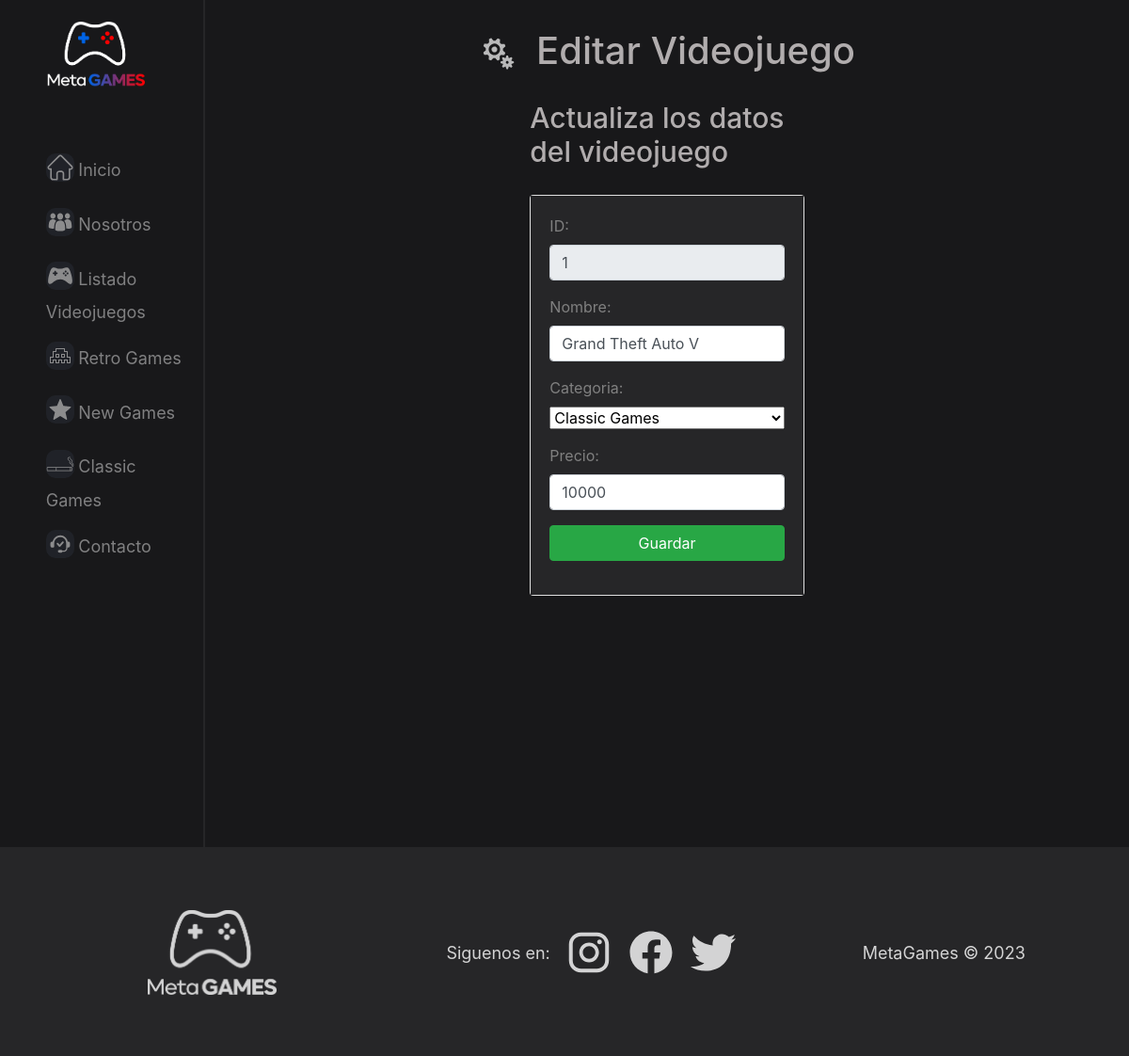
Page /editar/1 on the earlier database version.
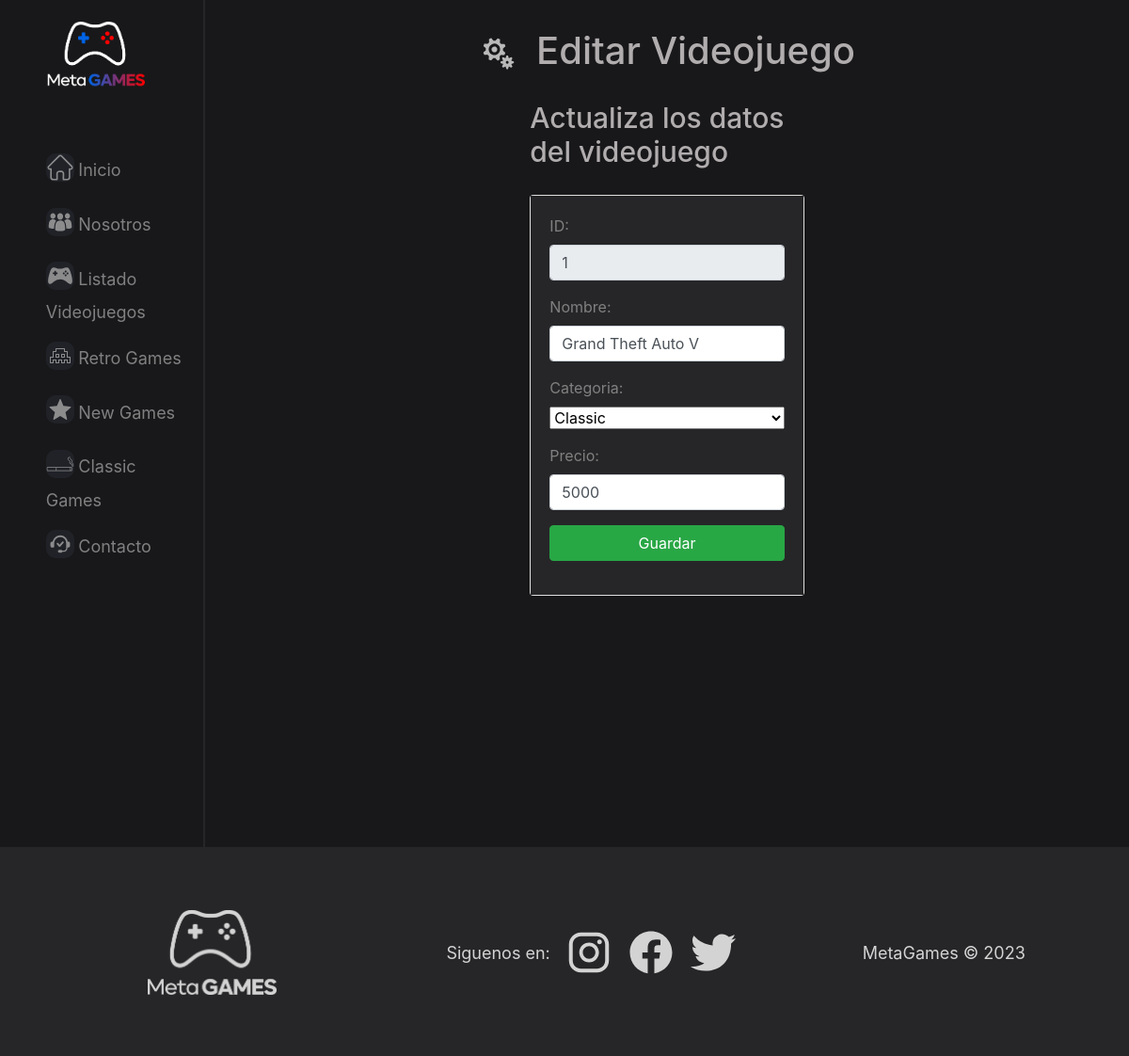
Same page on the later database version.
### main/models.py (models this page shows, shortened)
class Juego(models.Model):
    id = models.AutoField(primary_key=True)
    nombre = models.CharField(max_length=50)
    categoria = models.ForeignKey('Categoria',on_delete=models.CASCADE, db_column='idCategoria')
    precio = models.IntegerField()
    image = models.ImageField(null=True, blank=True, upload_to="images/")

class Categoria(models.Model):
    id = models.AutoField(db_column='idCategoria', primary_key=True)
    nombre = models.CharField(max_length=50, blank=False, null=False)

### main/views.py (the view)
# urls.py: path('editar/<codigo>', views.editar, name='editar'),
def editar(request, codigo):
    juego = Juego.objects.get(id=codigo)
    categorias = Categoria.objects.all()
    context={"juego":juego,"categorias":categorias}
    return render(request, "main/editar.html", context)

### main/templates/main/editar.html (shortened to what this page needs)
{% load static %}
<!DOCTYPE html>
<html lang="en">
<head>
    <link rel="stylesheet" href="{% static 'main/css/styles.css' %}">
    <link rel="stylesheet" href="https://cdn.jsdelivr.net/npm/bootstrap@4.3.1/dist/css/bootstrap.min.css">
    <link rel="stylesheet" href="https://unicons.iconscout.com/release/v4.0.0/css/line.css"   />
</head>
<body class="cuerpo">
    <nav class="izquierda">
        <img class="logo" src="{% static 'main/media/MetaGamesLogo_2.png' %}" alt="Logo de Meta-Games">
        <ul>
          <li> <img src="{% static 'main/media/icons/Inicio.svg' %}" alt="icon inicio"> <a href="{% url 'index' %}">Inicio</a></li>
          <li> <img src="{% static 'main/media/icons/Nosotros.svg' %}" alt="icon nosotros"> <a href="{% url 'nosotros' %}">Nosotros</a></li>
          <li> <img src="{% static 'main/media/icons/games.svg' %}" alt="icon games"> <a href="{% url 'games' %}">Listado Videojuegos</a></li>
          <li> <img src="{% static 'main/media/icons/Retro.svg' %}" alt="icon retrogames"> <a href="{% url 'retrogames' %}">Retro Games</a></li>
          <li> <img src="{% static 'main/media/icons/Nuevos.svg' %}" alt="icon nuevos"> <a href="{% url 'newgames' %}">New Games</a></li>
          <li> <img src="{% static 'main/media/icons/Clasicos.svg' %}" alt="icon clasicos"> <a href="{% url 'classicgames' %}">Classic Games</a></li>
          <li> <img src="{% static 'main/media/icons/Contactanos.svg' %}"alt="icon contacto"> <a href="{% url 'contactanos' %}">Contacto</a></li>
       </ul>
    </nav>
    <main class="contenido">
        <br>
        <div class="titulo-pagina"><img src="{% static 'main/media/icons/config.svg' %}"><span>Editar Videojuego</span></div>
        <div class="row">
            <div class="col-md-4 offset-md-4">
                <h2 class="subtitulo">Actualiza los datos del videojuego</h2>
                <div class="card">
                    <div class="card-body">
                        <form action="/editarJuego/" method="POST" style="color: grey; background-color: #262628;">
                            <div class="form-group">
                                <label for="id">ID: </label>
                                <input type="text" id="id" name="id" class="form-control" value="{{juego.id}}" readonly>
                            </div>
                            <div class="form-group">
                                <label for="nombre">Nombre: </label>
                                <input type="text" id="nombre" name="nombre" class="form-control" value="{{juego.nombre}}">
                            </div>
                            <div class="form-group">
                                <label for="categoria">Categoria: </label>
                                <select class="form-select" id="categoria" name="categoria" style="width: 100%;">
                                    <option value={{juego.categoria.id}} selected>{{juego.categoria.nombre}}</option>
                                </select>
                            </div>
                            <div class="form-group">
                                <label for="precio">Precio: </label>
                                <input type="number" id="precio" name="precio" class="form-control" value="{{juego.precio}}">
                            </div>
                            <div class="form-group">
                                <button type="submit" class="btn btn-success btn-block text-white">Guardar</button>
                            </div>
                        </form>
                    </div>
                </div>
            </div>
        </div>
    </main>
    <footer class="pie">
        <div class="izq_pie">
          <img class="logo_pie" src="{% static 'main/media\MetaGamesLogo_3.png' %}" alt="Logo de Meta-Games blanco">
        </div>
        <div class="centro_pie">
          <span>Siguenos en: </span>
          <a href="https://www.instagram.com/"><img class="fa-instagram" src="{% static 'main/media/icons/instagram.svg' %}" alt="Logo de Instagram"></a>
          <a href="https://www.facebook.com/"><img class="fa-facebook-f" src="{% static 'main/media/icons/facebook.svg' %}" alt="Logo de Instagram"></a>
          <a href="https://twitter.com/"><img class="fa-google-plus-g" src="{% static 'main/media/icons/twitter.svg' %}" alt="Logo de Instagram"></a>
        </div>
        <div class="der_pie">
          <span>MetaGames © 2023</span>
        </div>
    </footer>
</body>
</html>

### main/static/main/css/styles.css (style rules this page uses)
.cuerpo { margin-top: 0%; margin-left: 0%; margin-right: 0%; margin-bottom: 0%; margin: 0px; padding: 0px; background: #18181a; }
.izquierda { position: absolute; width: 18%; height: 100%; color: white; position: fixed; }
.izquierda ul li { list-style: none; padding: 5%; opacity: 0.5; transition: 0.4s; }
.izquierda ul li a { text-decoration: none; color: white; opacity: 0.9; font-size: large; }
.izquierda ul img { background: #3a40518b; height: 30px; margin-bottom: 10px; transition: 0.5s; border-top-left-radius: 10px; border-bottom-left-radius: 10px; border-bottom-right-radius: 10px; border-top-right-radius: 10px; }
.logo { width: 65%; padding-left: 25%; padding-top: 15%; padding-bottom: 30%; transition: 0.5s; }
.contenido { margin-left: 18%; border-left: 2px solid #262628; min-height: 900px; padding-left: 2%; padding-right: 2%; padding-bottom: 2%; }
.titulo-pagina { padding-bottom: 20px; text-align: center; color: rgb(243, 237, 237); font-size: 40px; font-weight: 500; opacity: 0.7; }
.subtitulo { color: rgb(243, 237, 237); font-size: 30px; font-weight: 500; opacity: 0.7; padding-bottom: 20px; }
.titulo-pagina img { height: 60px; padding-right: 2%; }
.pie { position: absolute; width: 100%; height: 20%; background-color: #262628; text-align: center; color: white; padding: 2%; }
.logo_pie { height: 90px; }
.pie a { display: inline; padding-left: 4%; }
.izq_pie { float: left; width: 35%; height: 100%; display: flex; justify-content: center; align-items: center; opacity: 0.8; }
.der_pie { float: right; width: 30%; height: 100%; display: flex; justify-content: center; align-items: center; opacity: 0.8; }
.centro_pie { float: left; width: 35%; height: 100%; display: flex; justify-content: center; align-items: center; opacity: 0.8; }
.pie span { font-size: large; vertical-align: middle; }
.card { background-color: transparent; border: 0px; transition: transform 0.15s; }
.card-body { color: white; background-color: #262628; }
.centro_pie a img { border-radius: 10px; width: 50px; }

Differences in the rows shown:
changed Juego "Grand Theft Auto V": categoria "Classic Games" → "Classic"; precio "10000" → "5000"
